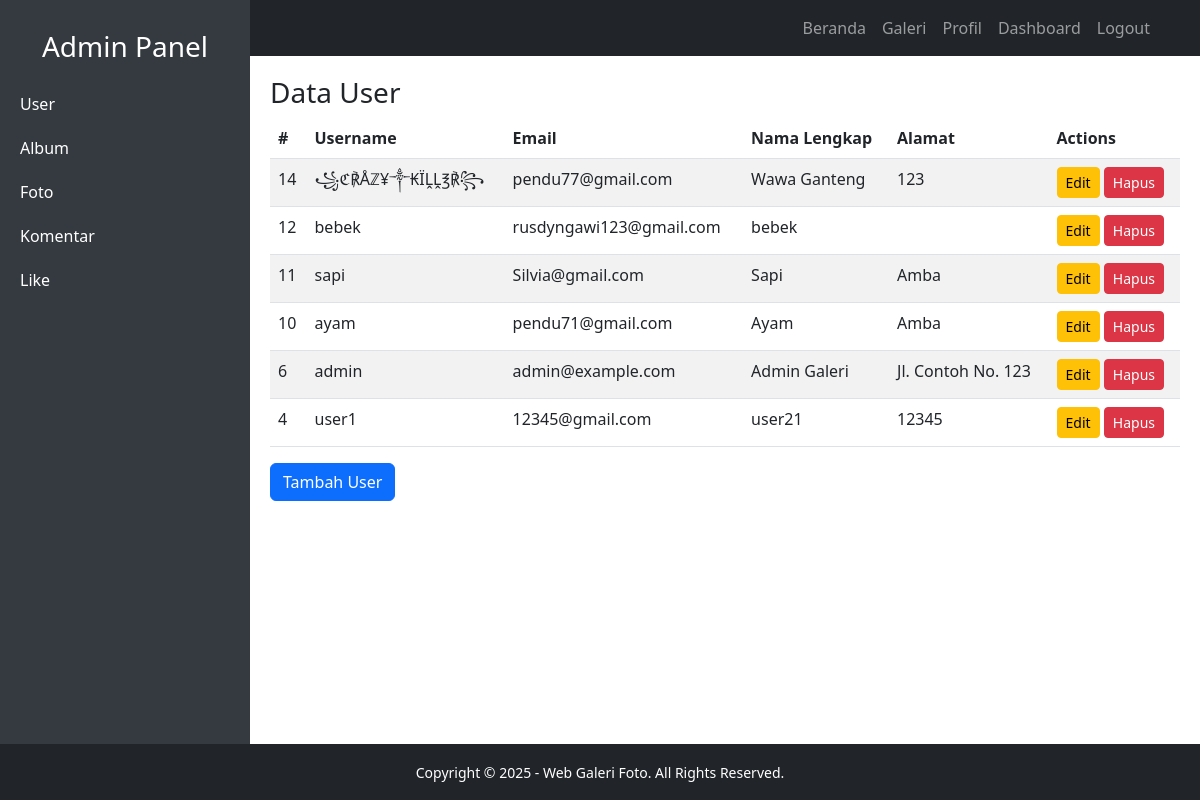
/dashboard.php?tab=user (signed in), run on the app's committed database.
### tables this page shows
CREATE TABLE `user` (
  `UserID` int(11) NOT NULL,
  `Username` varchar(255) NOT NULL,
  `Password` varchar(255) NOT NULL,
  `Email` varchar(255) NOT NULL,
  `NamaLengkap` varchar(255) NOT NULL,
  `Alamat` text NOT NULL,
  `role` enum('user','admin') NOT NULL DEFAULT 'user'
);

### tabel/tabel-user.php (the view, shortened to what this page needs)
<?php
include 'db.php';
$query = mysqli_query($conn, "SELECT * FROM User ORDER BY UserID DESC");
$users = mysqli_fetch_all($query, MYSQLI_ASSOC);
?>
<h3>Data User</h3>
<table class="table table-striped">
    <thead>
        <tr>
            <th>#</th>
            <th>Username</th>
            <th>Email</th>
            <th>Nama Lengkap</th>
            <th>Alamat</th>
            <th>Actions</th>
        </tr>
    </thead>
    <tbody>
        <?php foreach ($users as $row): ?>
            <tr>
                <td><?= $row['UserID']; ?></td>
                <td><?= $row['Username']; ?></td>
                <td><?= $row['Email']; ?></td>
                <td><?= $row['NamaLengkap']; ?></td>
                <td><?= $row['Alamat']; ?></td>
                <td>
                    <a href="dashboard.php?tab=user&action=edit&id=<?= $row['UserID']; ?>" class="btn btn-warning btn-sm">Edit</a>
                    <a href="dashboard.php?tab=user&action=hapus&id=<?= $row['UserID']; ?>" class="btn btn-danger btn-sm" onclick="return confirm('Yakin ingin menghapus?')">Hapus</a>
                </td>
            </tr>
        <?php endforeach; ?>
    </tbody>
</table>
<button class="btn btn-primary" data-bs-toggle="modal" data-bs-target="#addUserModal">Tambah User</button>

### dashboard.php (style rules this page uses)
body { overflow-x: hidden; }

### data on the page
user: UserID "14", Username "꧁ℭ℟Åℤ¥༒₭ÏḼḼ℥℟꧂", Email "pendu77@gmail.com", NamaLengkap "Wawa Ganteng", Alamat "123"
user: UserID "12", Username "bebek", Email "rusdyngawi123@gmail.com", NamaLengkap "bebek"
user: UserID "11", Username "sapi", Email "Silvia@gmail.com", NamaLengkap "Sapi", Alamat "Amba"
user: UserID "10", Username "ayam", Email "pendu71@gmail.com", NamaLengkap "Ayam", Alamat "Amba"
user: UserID "6", Username "admin", Email "admin@example.com", NamaLengkap "Admin Galeri", Alamat "Jl. Contoh No. 123"
user: UserID "4", Username "user1", Email "12345@gmail.com", NamaLengkap "user21", Alamat "12345"
